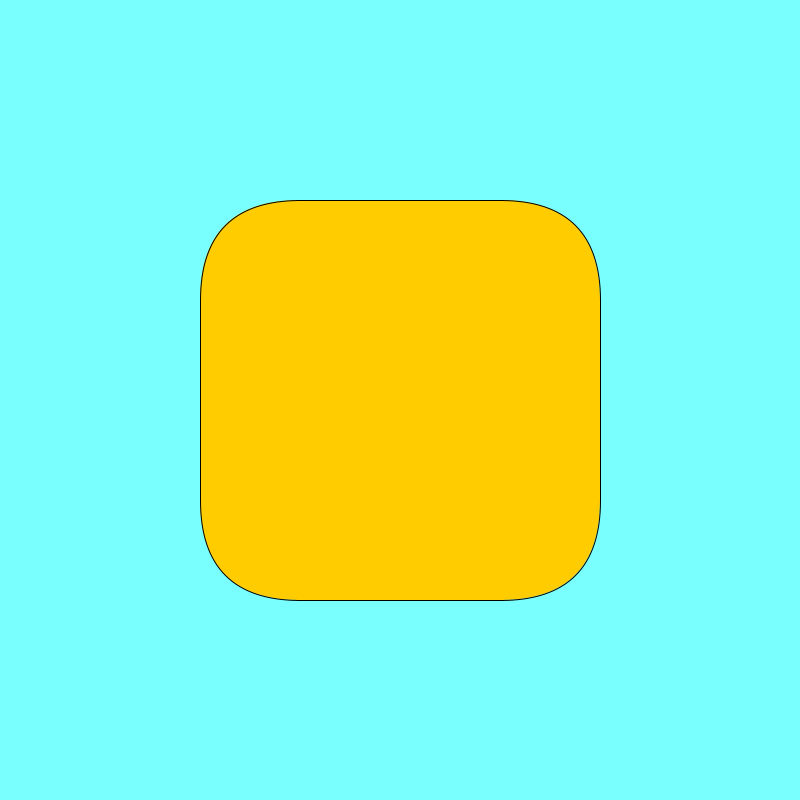
Frame 1 (no input)
Frame 60 (the mouse pressed at the canvas centre just before this capture): identical to frame 1, image omitted
Frame 120 (the mouse held since frame 60 and released just before this capture): identical to frame 1, image omitted

The Processing sketch that drew this single still picture (run headless with seeded random() and noise(); from frame 60 on, the mouse is pressed at the canvas centre):

// Processing sketch: ball_pde
// ── ball_pde.pde
  color seila = color(122,1414, 412);
color red = color(255, 0, 0);
color yellow = color(255, 204, 0);
final int windowWidth = 800;
final int windowHeight = 800;

//void settings (){
  //size(windowWidth, windowHeight);
//}

//ou entao faco simplesmente void setup com size de 800 por ex.

void setup () {
   size(800, 800);
}

//void draw (){
  //background(black);
  //fill(red);
  //circle(400, 400, 800);//coordenada do x e do y do centro e o tamanho do diametro
//}

//void draw (){
  //background(black);
  //fill(red);
  //circle(windowWidth/2, windowHeight/2, windowWidth);//coordenada do x e do y do centro e o tamanho do diametro
//}

void draw () {
   background (seila);
   fill(yellow);
   rect(200, 200, 400, 400, 100);
}
